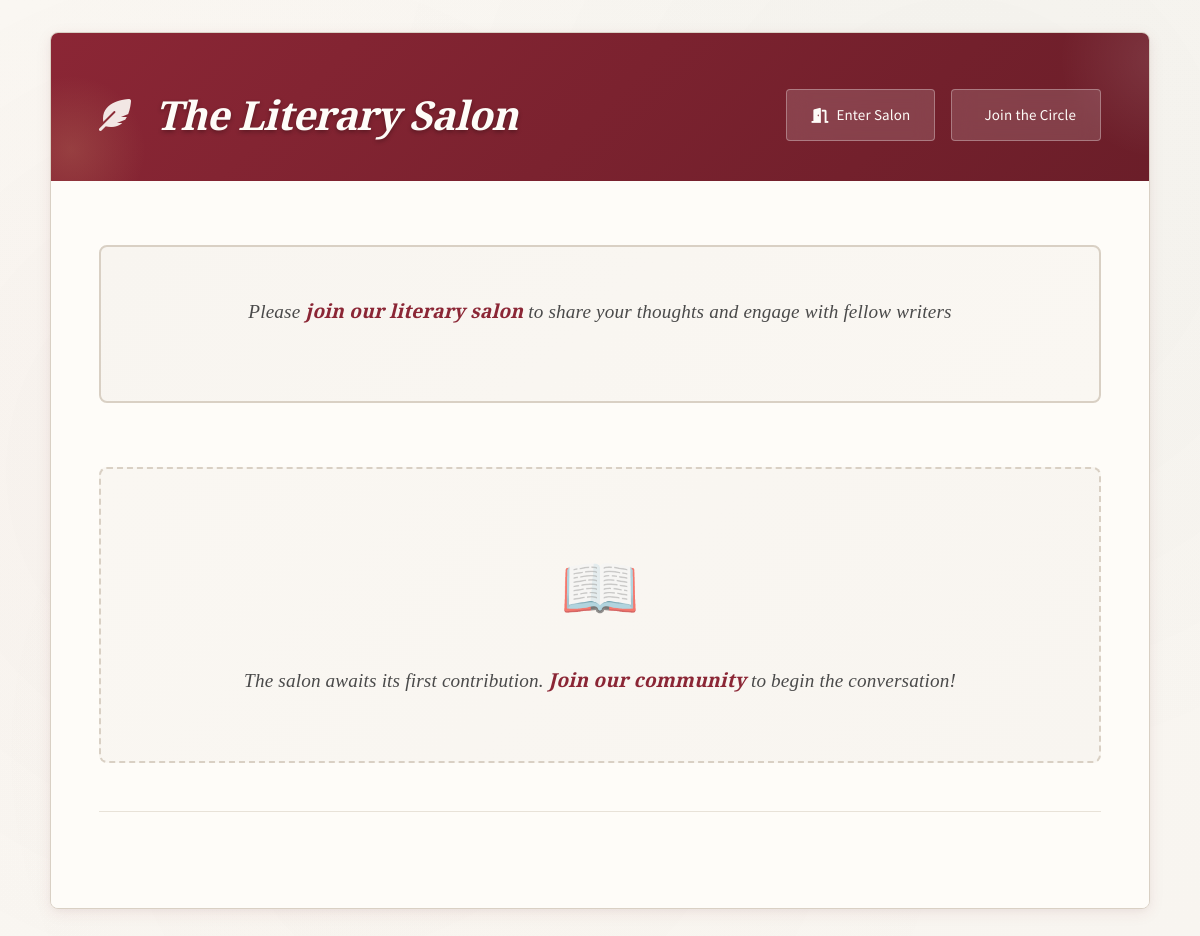
The app's page /, older data.
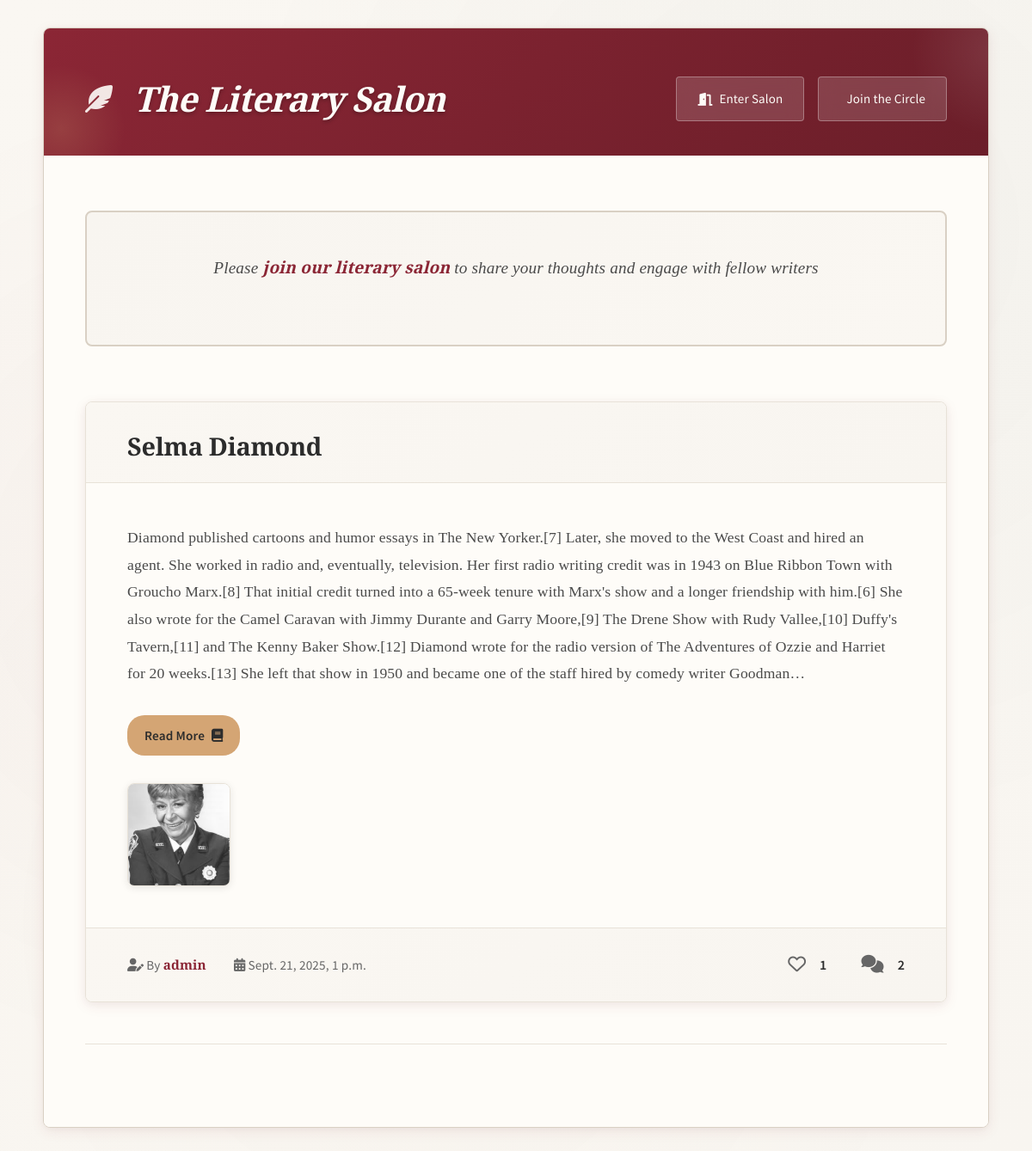
The same page, newer data.
### home/models.py (models this page shows, shortened)
class Post(models.Model):
    title = models.CharField(max_length=200)
    content = models.TextField()
    image = models.ImageField(
        upload_to='posts/',
        blank=True,
        null=True,
        help_text="Optional cover image for the post"
    )
    author = models.ForeignKey(
        User,
        on_delete=models.CASCADE,
        related_name='posts'
    )
    likes = models.ManyToManyField(
        User,
        related_name='liked_posts',
        blank=True,
        help_text="Users who liked this post"
    )
    created_at = models.DateTimeField(auto_now_add=True)
    def total_likes(self):
        return self.likes.count()

class PostImage(models.Model):
    post = models.ForeignKey(
        Post,
        on_delete=models.CASCADE,
        related_name='images'
    )
    image = models.ImageField(upload_to='posts/gallery/')
    created_at = models.DateTimeField(auto_now_add=True)  # <-- add this

### home/views.py (the view)
# urls.py: path('', views.index, name='index'),
def index(request):
    post_list = Post.objects.annotate(comment_count=Count('comments')).order_by('-created_at')
    for post in post_list:
        truncated = Truncator(post.content).words(3000, truncate=' ...')
        post.preview_content = truncated
        post.show_read_more = truncated != post.content
    paginator = Paginator(post_list, 50)  # 50 posts per page
    page_number = request.GET.get("page")
    page_obj = paginator.get_page(page_number)
    return render(request, "home/index.html", {"page_obj": page_obj})

### home/templates/home/index.html (shortened to what this page needs)
{% load static %}
<!DOCTYPE html>
<html lang="en">
<head>
    <link rel="stylesheet" href="https://cdnjs.cloudflare.com/ajax/libs/font-awesome/6.0.0-beta3/css/all.min.css">
</head>
<body>
    <div class="app-wrapper">
        <div class="container">
            <div class="header">
                <div class="header-content">
                    <div class="logo-section">
                        <i class="fas fa-feather-alt"></i>
                        <h1>The Literary Salon</h1>
                    </div>
                    {% if user.is_authenticated %}
                    <div class="user-info">
                        <div class="user-avatar">{{ user.username|first|upper }}</div>
                        <span class="welcome-text">Welcome to the salon, {{ user.username }}</span>
                        <div class="auth-buttons">
                            <a href="{% url 'profile' %}" class="btn btn-ghost">
                                <i class="fas fa-user-circle"></i> Profile
                            </a>
                            <a href="{% url 'logout' %}" class="btn btn-ghost">
                                <i class="fas fa-sign-out-alt"></i> Farewell
                            </a>
                        </div>
                    </div>
                    {% else %}
                    <div class="auth-buttons">
                        <a href="{% url 'login' %}" class="btn btn-ghost">
                            <i class="fas fa-door-open"></i> Enter Salon
                        </a>
                        <a href="{% url 'signup' %}" class="btn btn-ghost">
                             Join the Circle
                        </a>
                    </div>
                    {% endif %}
                </div>
            </div>
            <div class="main-content">
                <div class="post-actions">
                    {% if user.is_authenticated %}
                    <a href="{% url 'add_post' %}" class="btn btn-success">
                        <i class="fas fa-pen-fancy"></i> Compose New Piece
                    </a>
                    {% else %}
                    <p class="empty-state-text">
                        Please <a href="{% url 'login' %}">join our literary salon</a> to share your thoughts and engage with fellow writers
                    </p>
                    {% endif %}
                </div>
                <div class="posts-grid">
                    {% for post in page_obj %}
                    <div class="post-card">
                        <div class="post-card-header">
                            <h2>{{ post.title }}</h2>
                        </div>
                        <div class="post-card-body">
                            <div class="post-card-content">
                                <div class="post-text">
                                    {{ post.preview_content|truncatechars:700|linebreaks }}
                                    {% if post.show_read_more %}
                                    <div class="read-more-wrapper">
                                        <a href="{% url 'post_detail' post.pk %}" class="btn btn-read-more">
                                            Read More <i class="fa fa-book"></i>
                                        </a>
                                    </div>
                                    {% endif %}
                                </div>
                            </div>
                            {% with post_images=post.images.all %}
                            {% if post_images %}
                            <div class="post-images">
                                {% for img in post_images %}
                                <img src="{{ img.image.url }}" alt="Post image" onclick="openImageModal('{{ img.image.url }}')">
                                {% endfor %}
                            </div>
                            {% endif %}
                            {% endwith %}
                        </div>
                        <div class="post-card-footer">
                            <div class="post-meta">
                                <div class="post-meta-details">
                                    <span><i class="fas fa-user-edit"></i> By <span class="post-author">{{ post.author.username }}</span></span>
                                    <span><i class="fas fa-calendar-alt"></i> {{ post.created_at }}</span>
                                </div>
                                <div class="engagement-section">
                                    <div class="engagement-item">
                                        {% if user.is_authenticated %}
                                        <form action="{% url 'like_post' post.pk %}" method="POST" style="display:inline;">
                                            {% csrf_token %}
                                            <button type="submit" class="btn-like-dislike">
                                                {% if user in post.likes.all %}
                                                <i class="fas fa-heart liked"></i>
                                                {% else %}
                                                <i class="far fa-heart"></i>
                                                {% endif %}
                                            </button>
                                        </form>
                                        {% else %}
                                        <i class="far fa-heart btn-like-dislike"></i>
                                        {% endif %}
                                        <span class="engagement-count">{{ post.total_likes }}</span>
                                    </div>
                                    <div class="engagement-item">
                                        <a href="{% url 'post_detail' post.pk %}" class="comment-link">
                                            <i class="fas fa-comments"></i>
                                        </a>
                                        <span class="engagement-count">{{ post.comment_count }}</span>
                                    </div>
                                </div>
                            </div>
                        </div>
                    </div>
                    {% empty %}
                    <div class="empty-state">
                        <p>
                            The salon awaits its first contribution.
                            {% if user.is_authenticated %}
                            <a href="{% url 'add_post' %}">Share your literary voice with the world!</a>
                            {% else %}
                            <a href="{% url 'signup' %}">Join our community</a> to begin the conversation!
                            {% endif %}
                        </p>
                    </div>
                    {% endfor %}
                </div>
                <div class="pagination">
                </div>
            </div>
        </div>
    </div>
</body>
</html>

Row changes from the older to the newer data that the page shows:
added Post: title "Selma Diamond", preview_content "Diamond published cartoons and humor essays in The New Yorker.[7] Later, she moved to the West Coast and hired an agent. She worked in radio and, eventually, television. Her first radio writing credit was in 1943 on Blue Ribbon Town with Groucho Marx.[8] That initial credit turned into a 65-week tenure with Marx's show and a longer friendship with him.[6] She also wrote for the Camel Caravan with Jimmy Durante and Garry Moore,[9] The Drene Show with Rudy Vallee,[10] Duffy's Tavern,[11] and The Kenny Baker Show.[12] Diamond wrote for the radio version of The Adventures of Ozzie and Harriet for 20 weeks.[13] She left that show in 1950 and became one of the staff hired by comedy writer Goodman…", shows "Read More", author.username "admin", created_at "Sept. 21, 2025, 1 p.m.", total_likes "1", comment_count "2"
added PostImage: image (picture)
Text that changed along with them:
text no longer shown: "The salon awaits its first contribution. Join our community to begin the conversation!"
